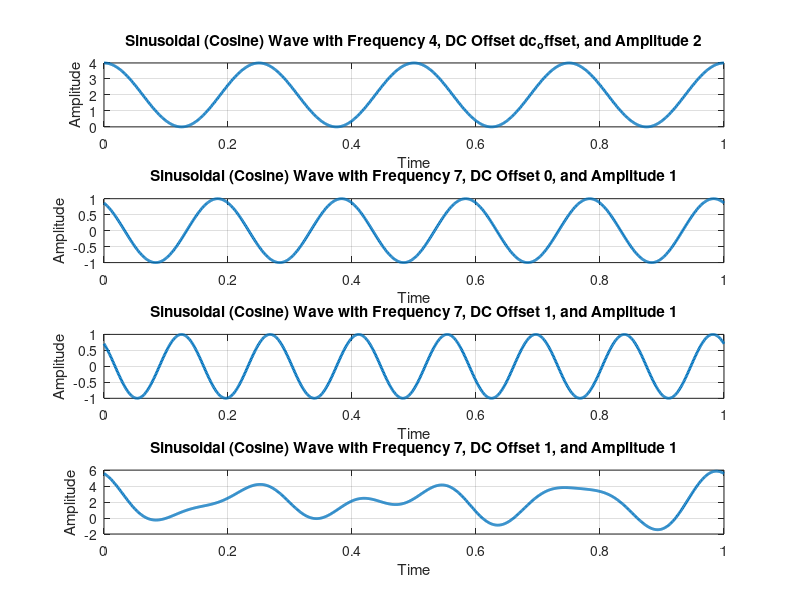

Recreate this plot in MATLAB.
% Parameters selec
clear;

frequency = 4;  % Frequency of the sinusoidal function
amplitude = 2;  % Amplitude of the sinusoidal function
dc_offset = 2;  % DC offset of the sinusoidal function

% Time values
t = linspace(0, 1, 1000);  % Time values from 0 to 2*pi

% Sinusoidal function
sinusoidal_4 = 2 * cos(2 * pi * 4 * t) + dc_offset;
sinusoidal_5 = cos(2 * pi * 5 * t + pi/6);
sinusoidal_7 = cos(2 * pi * 7 * t + pi/4);

mix_sinusoids = sinusoidal_4 + sinusoidal_7 + sinusoidal_5;


figure;

% Plotting
subplot(4, 1, 1);
plot(t, sinusoidal_4, 'LineWidth', 2);
title('Sinusoidal (Cosine) Wave with Frequency 4, DC Offset dc_offset, and Amplitude 2');
xlabel('Time');
ylabel('Amplitude');
grid on;

% Plot the first subplot
subplot(4, 1, 2);
plot(t, sinusoidal_5, 'LineWidth', 2);
title('Sinusoidal (Cosine) Wave with Frequency 7, DC Offset 0, and Amplitude 1');
xlabel('Time');
ylabel('Amplitude');
grid on;

% Plot the third subplot
subplot(4, 1, 3);
plot(t, sinusoidal_7, 'LineWidth', 2);
title('Sinusoidal (Cosine) Wave with Frequency 7, DC Offset 1, and Amplitude 1');
xlabel('Time');
ylabel('Amplitude');
grid on;

% Plot the fourth subplot
subplot(4, 1, 4);
plot(t, mix_sinusoids, 'LineWidth', 2);
title('Sinusoidal (Cosine) Wave with Frequency 7, DC Offset 1, and Amplitude 1');
xlabel('Time');
ylabel('Amplitude');
grid on;






